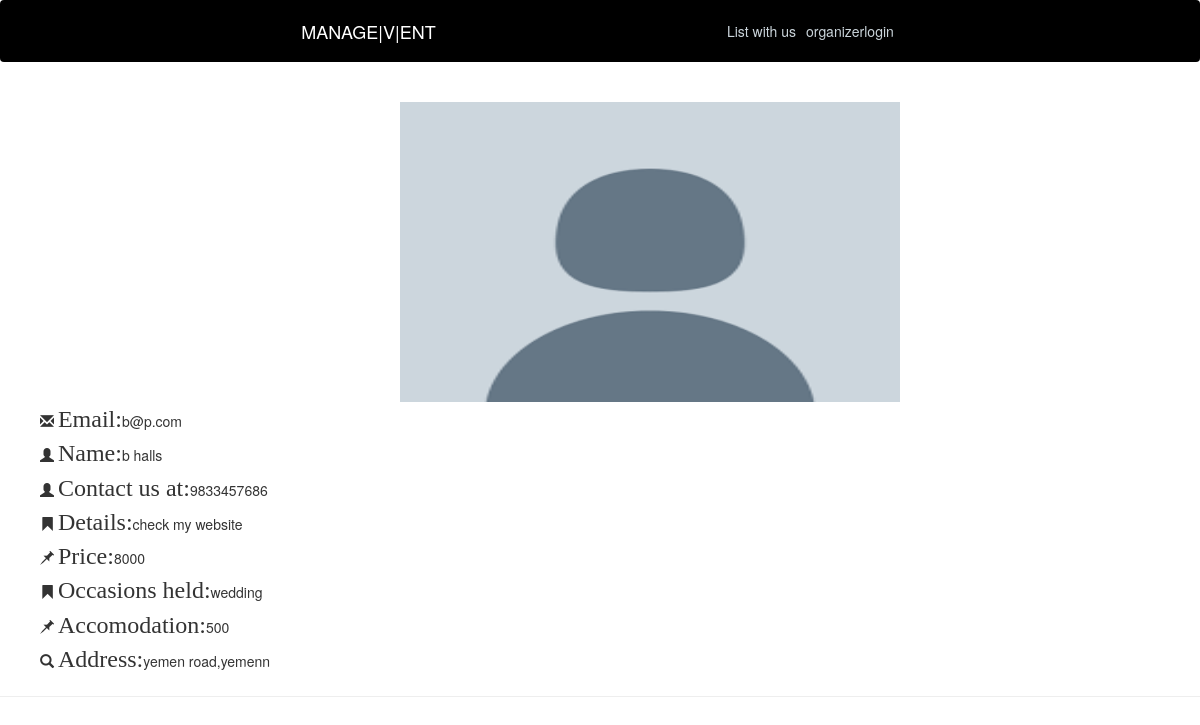
The app's page /detail/2 with its own data.
### models.py (models this page shows, shortened)
class Org(db.Model,UserMixin):
	__tablename__ = "org"
	id = db.Column(db.Integer, primary_key=True)
	name = db.Column(db.String(20), unique=True, nullable=False)
	email = db.Column(db.String(120), unique=True, nullable=False)
	password = db.Column(db.String(60), nullable=False)
	occasion = db.Column(db.String(120))
	location = db.Column(db.String(120))
	price = db.Column(db.Integer,nullable=False)
	address = db.Column(db.String(120))
	contact = db.Column(db.Integer, unique=True,nullable=False)
	requirement=db.Column(db.String(80),nullable=False)
	image_file=db.Column(db.String(20),nullable=False,default='default.jpg')
	details = db.Column(db.String(1000))
	accomodation= db.Column(db.String(120))
	special= db.Column(db.String(120))

### main.py (the view)
@app.route("/detail/<int:org_id>")
def org(org_id):
    org = Org.query.get_or_404(org_id)
    return render_template('completeDetails.html', title='full details', org=org)

### templates/completeDetails.html (shortened to what this page needs)
<!DOCTYPE html>
<html>
<head>
    <link rel="stylesheet" href="https://maxcdn.bootstrapcdn.com/bootstrap/4.0.0/css/bootstrap.min.css">
    <link rel="stylesheet" type="text/css" href="{{ url_for('static', filename='main.css') }}">
    <link rel="stylesheet" href="https://maxcdn.bootstrapcdn.com/bootstrap/3.3.7/css/bootstrap.min.css">
</head>
<body class="bg">
    <header class="site-header">
      <nav class="navbar navbar-expand-md navbar-dark bg-steel fixed-top">
        <div class="container">
          <a class="navbar-brand mr-4" href="/home">MANAGE|V|ENT</a>
            <div class="navbar-nav">
              {% if current_user.is_authenticated %}
                <a class="nav-item nav-link" href="{{ url_for('account') }}">account</a>
                <a class="nav-item nav-link" href="{{ url_for('logout') }}">Logout</a>
             {% else %}
              <a class="nav-item nav-link" href="{{ url_for('register') }}">List with us </a>
               <a class="nav-item nav-link" href="{{ url_for('login') }}">organizerlogin</a>
             {% endif %}
            </div>
        </div>
      </nav>
    </header>
    <br>
              <div class="adjust">
                <img src="{{ url_for('static', filename='profile_pics/' + org.image_file) }}" width="500px" height="300px">
              </div>
{% if org.requirement == 'h' %}
            <ul>
             <i class="glyphicon glyphicon-envelope"></i>
   <font face="Times New Roman" size="5">Email:</font>{{ org.email }}<br>
            <i class="glyphicon glyphicon-user"></i>
           <font face="Times New Roman" size="5">Name:</font>{{ org.name }}<br>
             <i class="glyphicon glyphicon-user"></i>
          <font face="Times New Roman" size="5">Contact us at:</font>{{ org.contact }}<br>
              <span class="glyphicon glyphicon-bookmark" aria-hidden="true"></span>   <font face="Times New Roman" size="5">Details:</font>{{ org.details }}<br>
             <span class="glyphicon glyphicon-pushpin
" aria-hidden="true"></span>  <font face="Times New Roman" size="5">Price:</font>{{ org.price }}<br>
               <span class="glyphicon glyphicon-bookmark" aria-hidden="true"></span>   <font face="Times New Roman" size="5">Occasions held:</font>{{ org.occasion}}<br>
              <span class=" glyphicon glyphicon-pushpin
" aria-hidden="true"></span>   <font face="Times New Roman" size="5">Accomodation:</font>{{ org.accomodation }}<br>
            <span class="glyphicon glyphicon-search" aria-hidden="true"></span>
           <font face="Times New Roman" size="5">Address:</font>{{ org.address }}<br>
              </ul>
{% endif %}
      <hr>
</body></html>

### static/main.css (style rules this page uses)
.site-header .navbar-nav .nav-link { color: #cbd5db; }
.bg-steel { background-color: #5f788a; }

### templates/completeDetails.html (style rules this page uses)
.bg-steel { background-color: black; }
.bg { background-image: url("https://ak6.picdn.net/shutterstock/videos/9983156/thumb/1.jpg"); background-size: cover; }
.adjust { border-radius: 5px; height:300px; width:500px; margin-left: 400px; margin right:50px; }

### records on screen
Org: image_file (placeholder picture), email "b@p.com", name "b halls", contact "9833457686", details "check my website", price "8000", occasion "wedding", accomodation "500", address "yemen road,yemenn"
